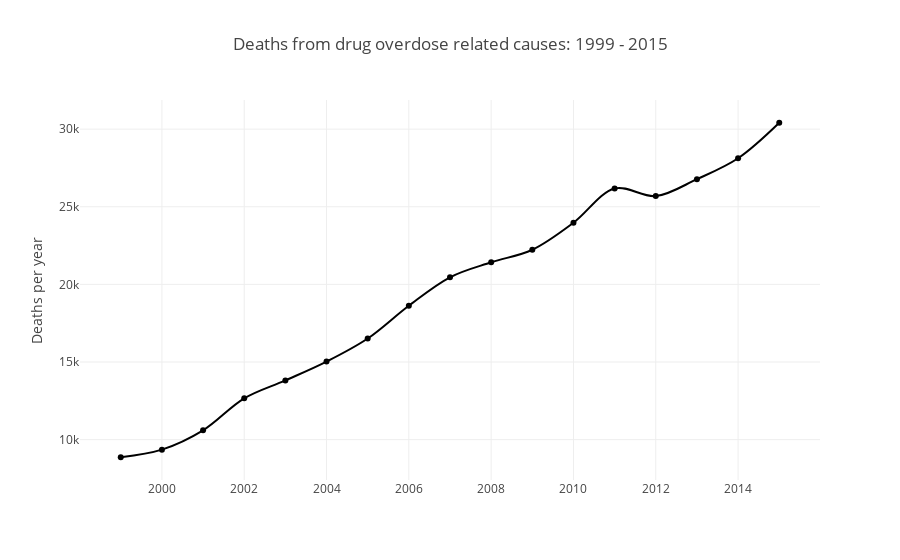

The notebook cell this image was saved under:
### Markdown cell above
### Create a chart with deaths over time

### Code cell
# Create chart with rates over time

def plotly_figure_line(df,x,y,group=None,group_colors=None,mode="lines+markers",
                       title="",xaxis_title="",yaxis_title=""):
    
    if group is not None:
        pass
    else:
        df["trace_id"] = "1" # set up a dummy variable to iterate over
        group = "trace_id" 
        
    if group_colors is not None:
        pass
    else:
        group_colors = {"1":"rgb(0,0,0)"}

    groups = df[group].unique()
    
    data = []
    
    for item in groups: 
        data.append(
            Scatter(
                x = df[df[group]==item][x],
                y = df[df[group]==item][y],
                name = item,
                mode = mode,
                line = dict(
                        width = 2,
                        color = group_colors[item],
                        shape='spline'
                    )
                )
            )

    return data

df = deaths_year[deaths_year["Cause"]=="Drug overdose related causes"]
x = "Year"
y = "Deaths"
category = "Cause"
title='Deaths from drug overdose related causes: 1999 - 2015'
xaxis_title=""
yaxis_title="Deaths per year"


data = plotly_figure_line(df=df,x=x,y=y,group=None,group_colors = None,mode="lines+markers")

layout = dict(title = title,xaxis = dict(title=xaxis_title),yaxis = dict(title=yaxis_title))

fig = dict(data=data, layout=layout)

py.iplot(fig, filename='deaths_years')

### Figure 1 — Plotly figure (JSON) as saved in the notebook; plotly's stock layout.template omitted (floating-point values rounded to 4 significant figures)
{"data": [{"line": {"color": "rgb(0,0,0)", "shape": "spline", "width": 2}, "mode": "lines+markers", "name": "1", "type": "scatter", "x": [1999, 2000, 2001, 2002, 2003, 2004, 2005, 2006, 2007, 2008, 2009, 2010, 2011, 2012, 2013, 2014, 2015], "y": [8867, 9358, 10599, 12659, 13817, 15027, 16513, 18625, 20457, 21422, 22233, 23973, 26179, 25686, 26779, 28125, 30411]}], "layout": {"title": "Deaths from drug overdose related causes: 1999 - 2015", "xaxis": {"title": ""}, "yaxis": {"title": "Deaths per year"}}}
